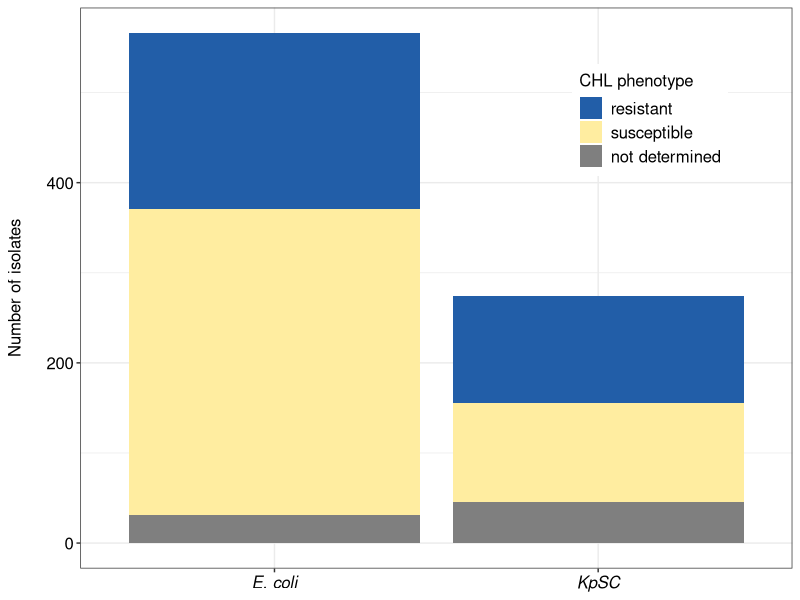
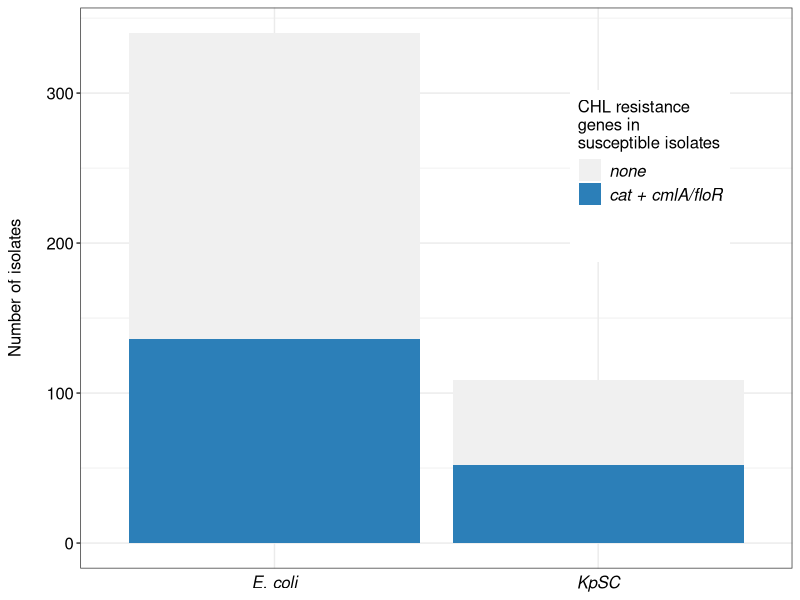
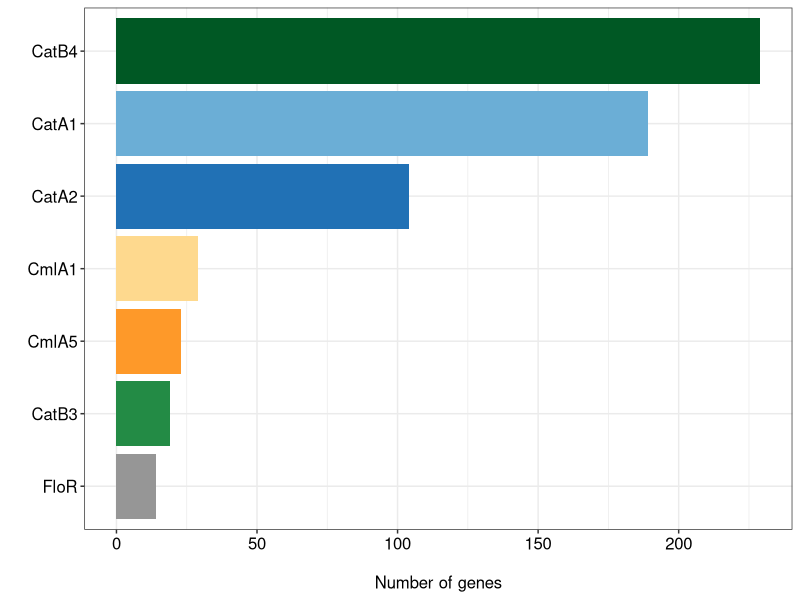
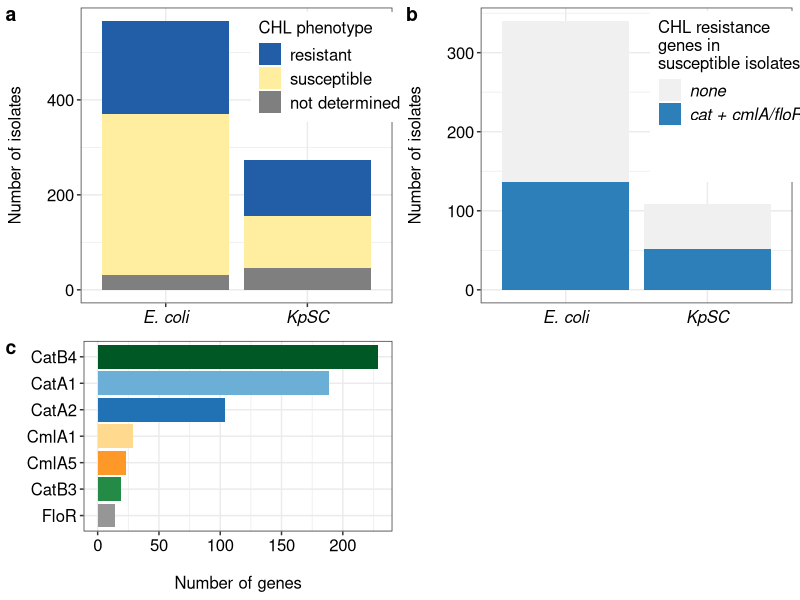
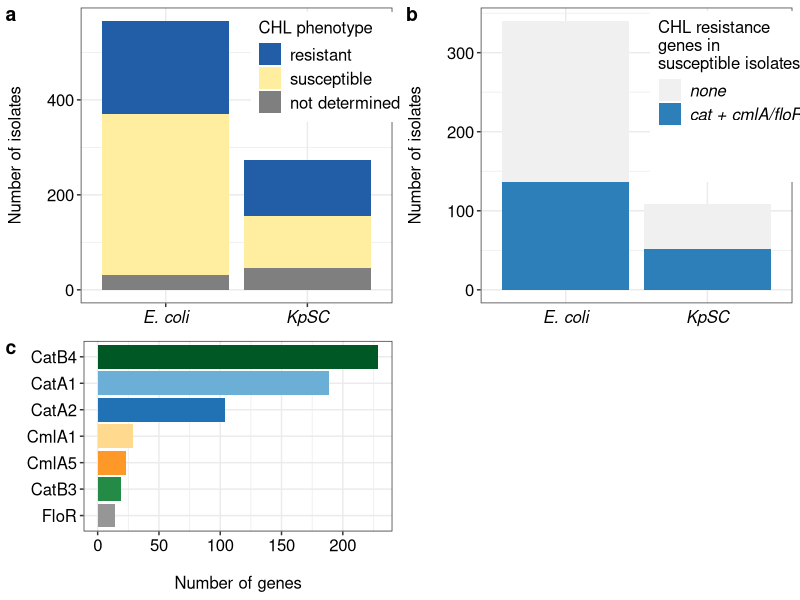
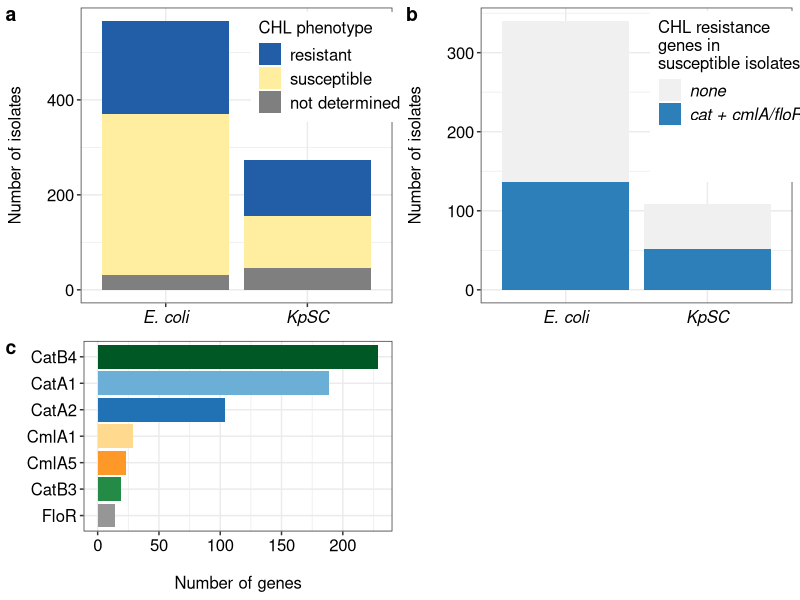
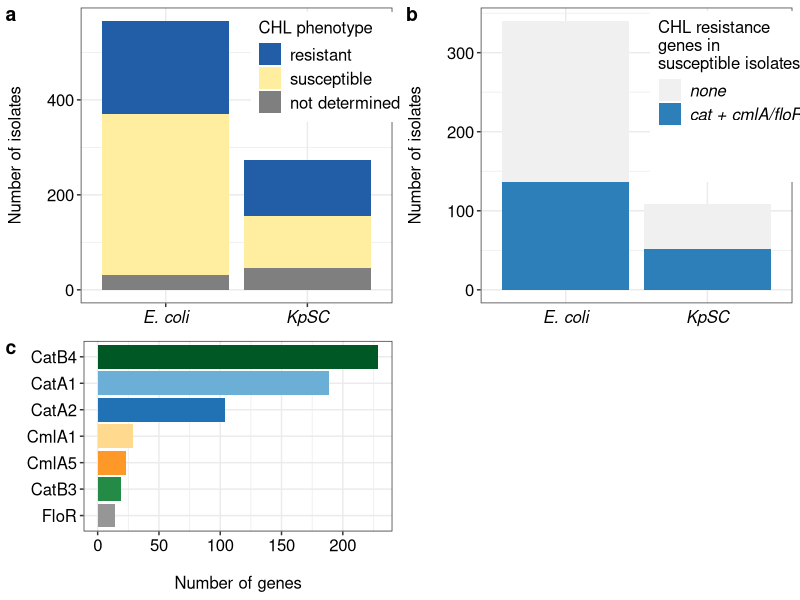

Recreate these plots in R, in order.
#title: "Characteristics of isolates used in this study"
#author: "FEG"
#date: 16/11/23


##################
#### Figure 1 ####
##################


# load packages

library(tidyverse)
library(ggpubr)
library(here)

# set working directory and read in data table

CHL.all <- read.csv(here("Fig1/suppl.table1.csv"))

counts <- read.csv(here("Fig1/suppl.table1.counts.csv"))

#### Fig1A ####

fig1A_MS <- ggplot(CHL.all, aes(species))+
  theme_bw()+
  geom_bar(aes(fill=CHL))+
  scale_fill_manual(values = c("#225ea8", "#ffeda0", "#f5f5f5"), # first yellow color: #d8b365, #previous version ("#5ab4ac", "#feb24c", "#f5f5f5")
                    name = "CHL phenotype",
                    labels = c("resistant", "susceptible", "not determined")
  )+
  labs(y = "Number of isolates\n")+
  theme(axis.title.y = element_text(size=12, colour="black"),
        axis.title.x = element_blank(),
        axis.text.x  = element_text(size=12, colour="black", face="italic"),
        axis.text.y  = element_text(size=12, colour="black"),
        strip.text.x = element_text(colour="black", size=12, face="plain"),
        #legend.position = ("bottom"),
        legend.position = c(.8,.8),
        legend.title = element_text(size = 12, colour = "black"),
        legend.text = element_text(size = 12, colour = "black"),
  )+
  guides(fill=guide_legend(nrow=3, byrow=TRUE))


fig1A_MS


#### Fig1B ####

# select CHL susceptible isolates only 
chl.s <- 
  CHL.all %>% 
    filter(CHL == "S") %>%
    mutate(dummy = "nothing") %>% 
    droplevels() %>% 
    rowwise() %>%
    mutate(gene_category = case_when(
      sum(across(matches("Cat"))) > 0 & sum(across(matches("Cml|Flo"))) > 0 ~ "both",
      sum(across(matches("Cat"))) > 0  ~ "cat",
      sum(across(matches("Cml|Flo"))) > 0 ~ "other",
      TRUE ~ "no_R_gene")) %>%
    mutate_if(is.character, as.factor)

# reorder levels 

levels(chl.s$gene_category)
chl.s$gene_category <- fct_relevel(chl.s$gene_category,c("no_R_gene","both","other","cat"))

# plot
fig1B_MS <- ggplot(chl.s, aes(species))+
  theme_bw()+
  geom_bar(aes(fill=gene_category))+
  scale_fill_manual(values = c("#f0f0f0", "#2c7fb8", "#c7e9b4", "#7fcdbb"),
                    name = "CHL resistance \ngenes in \nsusceptible isolates",
                    labels= c("none", "cat + cmlA/floR", "cmlA/floR", "cat")
  )+
  labs(y = "Number of isolates\n")+
  theme(axis.title.y = element_text(size=12, colour="black"),
        axis.title.x = element_blank(),
        axis.text.x = element_text(size=12, colour="black", face = "italic"),
        axis.ticks.x = element_blank(),
        axis.text.y  = element_text(size=12, colour="black"),
        strip.text.x = element_text(colour="black", size=12, face="plain"),
        legend.position = c(.8,.7),
        legend.title = element_text(size = 12, colour = "black"),
        legend.text = element_text(size = 12, colour = "black", face = "italic"),
  )+
  guides(fill=guide_legend(nrow=4, byrow=TRUE))


fig1B_MS


####### Fig 1c #######


Fig1C_MS <- ggplot(data = counts, aes(fct_rev(fct_infreq(gene))))+
  geom_bar(aes(fill=gene))+
  theme_bw()+
  coord_flip()+
  #facet_grid("species")
  scale_fill_manual(values = c("#6baed6", "#2171b5", "#238b45", "#005824", "#fed98e", "#fe9929", "#969696"),
                    name = "")+
  labs(x = "",y = "\nNumber of genes" )+
  theme(axis.title.x = element_text(size=12, colour="black"),
        axis.text  = element_text(size=12, colour="black"),
        #axis.text.y = element_text(face = "italic"),
        legend.position = ("")
  )

Fig1C_MS

#### merge ####


Fig1_MS <- ggarrange(fig1A_MS, fig1B_MS, Fig1C_MS,
                     ncol = 2, nrow = 2, labels = c( "a", "b", "c"),
                     heights = c(5, 4, 4))

Fig1_MS


ggsave(here("Figure1.tiff"), plot = Fig1_MS, device = "tiff", scale =1, width = 25, height = 21, units = "cm", dpi = 300)

ggsave(here("Figure1.png"), plot = Fig1_MS, device = "png", scale =1, width = 25, height = 21, units = "cm", dpi = 300)

ggsave("Figure1.pdf", plot = Fig1_MS, device = "pdf", scale =1, width = 25, height = 21, units = "cm", dpi = 300)
